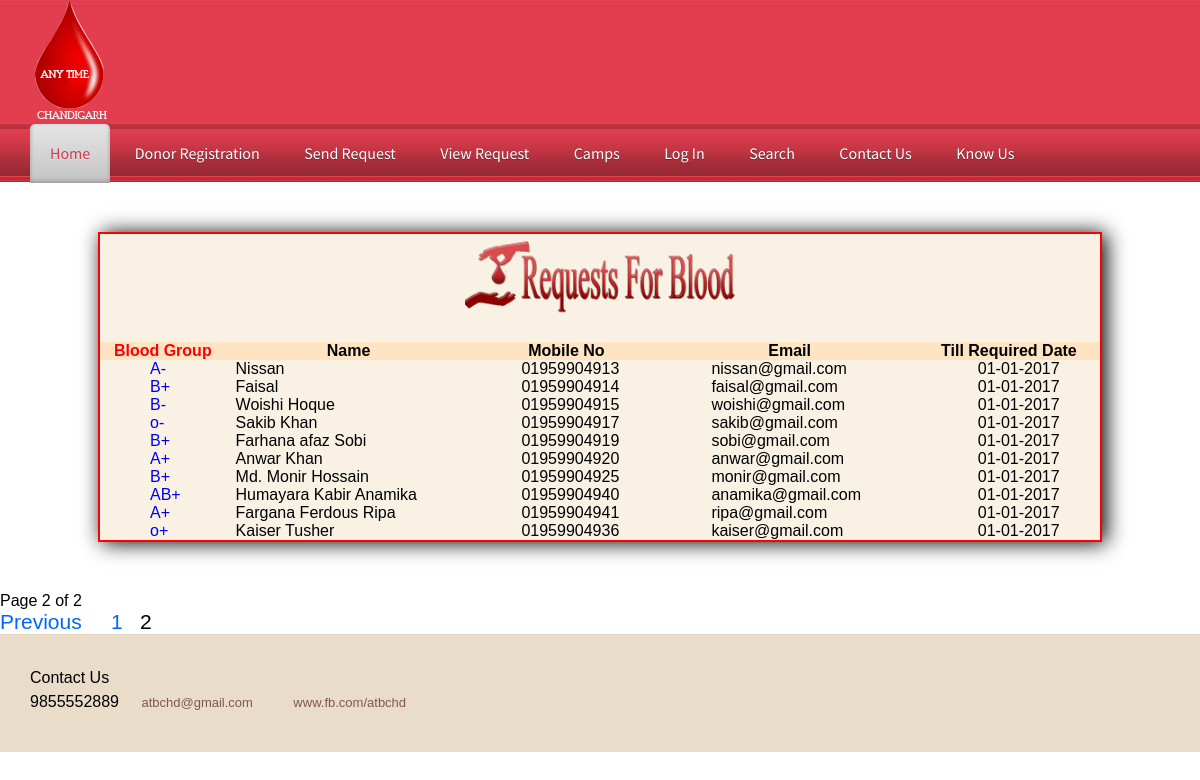
Page /viewrequest.php?pn=3 on the earlier database version.
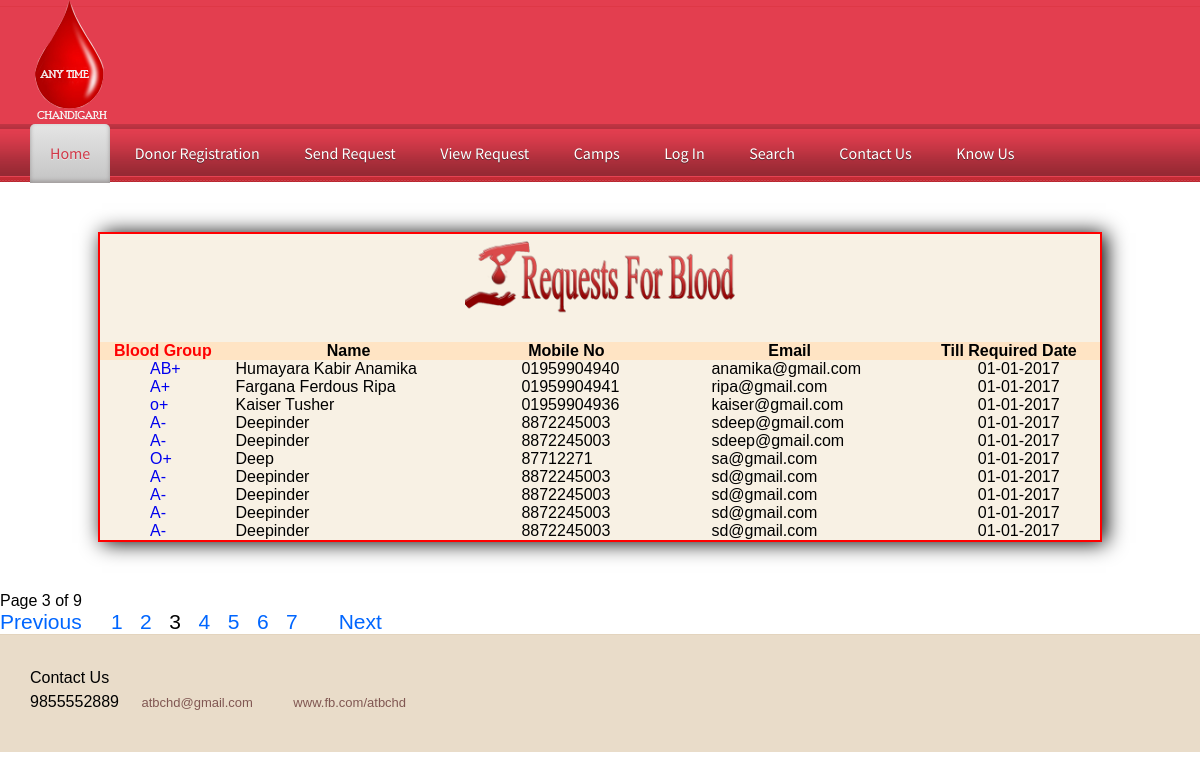
Same page on the later database version.
### tables this page shows
CREATE TABLE `requestes` (
  `req_id` int(100) NOT NULL,
  `name` varchar(100) NOT NULL,
  `gender` varchar(100) NOT NULL,
  `age` varchar(100) NOT NULL,
  `mobile` varchar(100) NOT NULL,
  `email` varchar(100) NOT NULL,
  `bgroup` varchar(100) NOT NULL,
  `reqdate` datetime NOT NULL,
  `detail` varchar(500) NOT NULL,
  `hospital_name` varchar(100) NOT NULL
);

### viewrequest.php (the view, shortened to what this page needs)
<?php include('admin/function.php');
$cn=mysqli_connect("localhost","root","","bloodbank");
$sql = "SELECT COUNT(*) FROM requestes";
$query = mysqli_query($cn, $sql);
$row = mysqli_fetch_row($query);
$rows = $row[0];
$page_rows = 10;
$last = ceil($rows/$page_rows);
$pagenum = 1;
if(isset($_GET['pn'])){
    $pagenum = preg_replace('#[^0-9]#', '', $_GET['pn']);
}
if ($pagenum < 1) {
    $pagenum = 1;
} else if ($pagenum > $last) {
    $pagenum = $last;
}
$limit = 'LIMIT ' .($pagenum - 1) * $page_rows .',' .$page_rows;
$sql = "SELECT * FROM requestes ORDER BY UNIX_TIMESTAMP(reqdate) ASC $limit";
$query = mysqli_query($cn, $sql);
$textline2 = "Page <b>$pagenum</b> of <b>$last</b>";
$paginationCtrls = '';
if($last != 1){
    if ($pagenum > 1) {
        $previous = $pagenum - 1;
        $paginationCtrls .= '<a href="'.$_SERVER['PHP_SELF'].'?pn='.$previous.'">Previous</a> &nbsp; &nbsp; ';
        for($i = $pagenum-4; $i < $pagenum; $i++){
            if($i > 0){
                $paginationCtrls .= '<a href="'.$_SERVER['PHP_SELF'].'?pn='.$i.'">'.$i.'</a> &nbsp; ';
            }
        }
    }
    $paginationCtrls .= ''.$pagenum.' &nbsp; ';
    for($i = $pagenum+1; $i <= $last; $i++){
        $paginationCtrls .= '<a href="'.$_SERVER['PHP_SELF'].'?pn='.$i.'">'.$i.'</a> &nbsp; ';
        if($i >= $pagenum+4){
            break;
        }
    }
    if ($pagenum != $last) {
        $next = $pagenum + 1;
        $paginationCtrls .= ' &nbsp; &nbsp; <a href="'.$_SERVER['PHP_SELF'].'?pn='.$next.'">Next</a> ';
    }
}
?>
<?php require 'header.php'; ?>
<div style="height:auto; width:1000px; margin:auto; margin-top:50px; margin-bottom:50px; background-color:#f8f1e4; border:2px solid red; box-shadow:4px 1px 20px black;">
     <form method="post" enctype="multipart/form-data">
 <table cellpadding="20" cellspacing="20" width="1000px" height="200px"  style="margin:auto" >
   <tr><td colspan="7" align="center"><img src="Images/brequest.png" height="90px" /></td></tr>
   <tr><td>&nbsp;</td><td>&nbsp;</td></tr>
 <tr style="background-color:bisque" align="center" class="bold">
             <td class="bold" style="color:red"  >Blood Group</td>
             <td align="center">Name</td>
             <td align="center">Mobile No</td>
             <td align="center">Email</td>
            <td align="center">Till Required Date</td>
        </tr>
<?php
	while($data=mysqli_fetch_array($query))
	{
        $Weddingdate = new DateTime($data[7]);
        $date = date_format($Weddingdate, 'd-m-Y');
            echo"<tr><td  style=' padding-left:50px'><a href='details.php?q=". $data[0] ."' target='PromoteFirefoxWindow'
 onclick='openRequestedPopup(this.href, this.target); return false;'>$data[6]</a></td><td  style=' padding-left:10px'>$data[1]</td><td  style=' padding-left:50px'>$data[4]</td><td  style=' padding-left:50px'>$data[5]</td><td  style=' padding-left:60px'>$date</td></tr>";
			}
			?>
</table>
</form>
        </div>
           <p><?php echo $textline2; ?></p>
 <div id="pagination_controls"><?php echo $paginationCtrls; ?></div>
<?php require 'footer.php'; ?>

Differences in the rows shown:
no longer on this page (row unchanged): requestes: bgroup "A-", name "Nissan", mobile "01959904913", email "nissan@gmail.com", reqdate "01-01-2017"
no longer on this page (row unchanged): requestes: bgroup "B+", name "Faisal", mobile "01959904914", email "faisal@gmail.com", reqdate "01-01-2017"
no longer on this page (row unchanged): requestes: bgroup "B-", name "Woishi Hoque", mobile "01959904915", email "woishi@gmail.com", reqdate "01-01-2017"
no longer on this page (row unchanged): requestes: bgroup "o-", name "Sakib Khan", mobile "01959904917", email "sakib@gmail.com", reqdate "01-01-2017"
no longer on this page (row unchanged): requestes: bgroup "B+", name "Farhana afaz Sobi", mobile "01959904919", email "sobi@gmail.com", reqdate "01-01-2017"
no longer on this page (row unchanged): requestes: bgroup "A+", name "Anwar Khan", mobile "01959904920", email "anwar@gmail.com", reqdate "01-01-2017"
no longer on this page (row unchanged): requestes: bgroup "B+", name "Md. Monir Hossain", mobile "01959904925", email "monir@gmail.com", reqdate "01-01-2017"
added requestes: bgroup "A-", name "Deepinder", mobile "8872245003", email "sdeep@gmail.com", reqdate "01-01-2017"
added requestes: bgroup "A-", name "Deepinder", mobile "8872245003", email "sdeep@gmail.com", reqdate "01-01-2017"
added requestes: bgroup "O+", name "Deep", mobile "87712271", email "sa@gmail.com", reqdate "01-01-2017"
added requestes: bgroup "A-", name "Deepinder", mobile "8872245003", email "sd@gmail.com", reqdate "01-01-2017"
added requestes: bgroup "A-", name "Deepinder", mobile "8872245003", email "sd@gmail.com", reqdate "01-01-2017"
added requestes: bgroup "A-", name "Deepinder", mobile "8872245003", email "sd@gmail.com", reqdate "01-01-2017"
added requestes: bgroup "A-", name "Deepinder", mobile "8872245003", email "sd@gmail.com", reqdate "01-01-2017"
Other differences:
$pagenum: "2" → "3"
$last: "2" → "9"
new list line: "2"
text no longer shown: "2"
text now shown: "3 Next"
new list line: "4"
new list line: "5"
new list line: "6"
new list line: "7"
